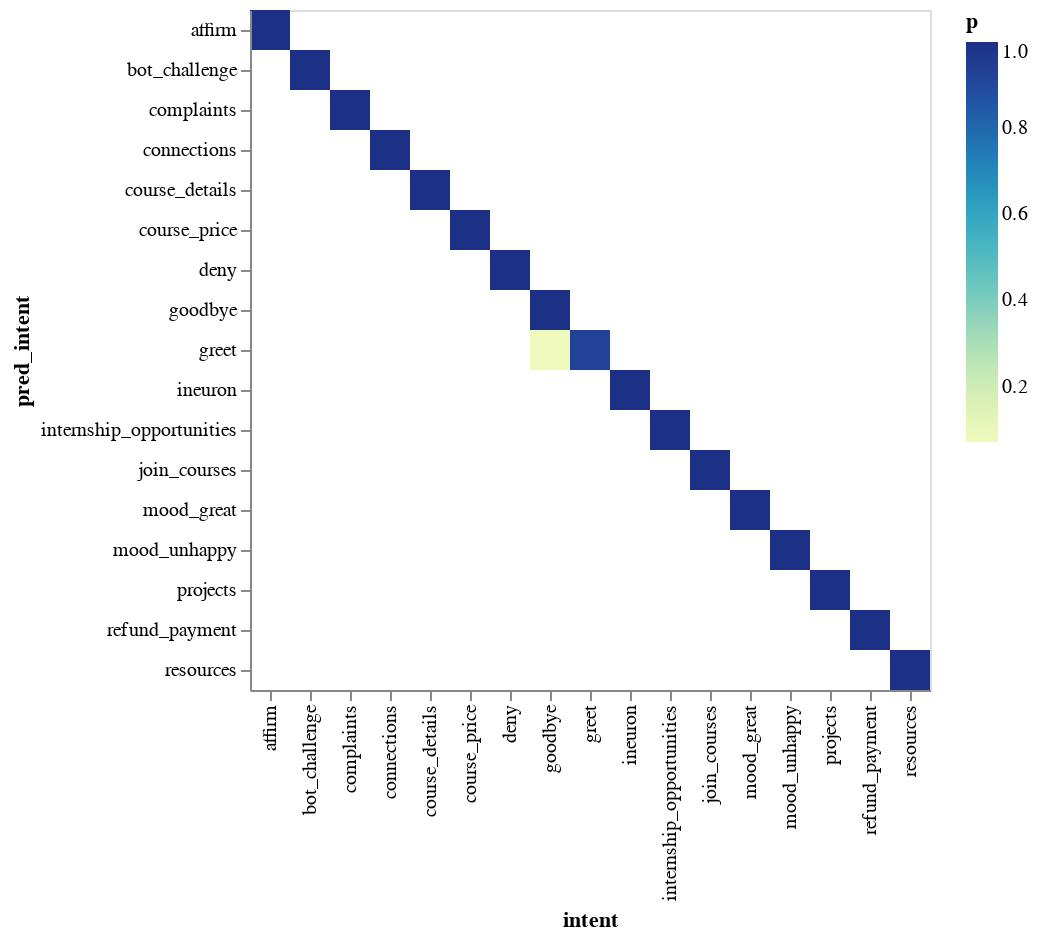

The notebook cell saved with this chart:
### Code cell
df_conf_mat = (df_intents
  .groupby(["intent", "pred_intent"])
  .agg(n_pred=("pred_confidence", "size"))
  .reset_index())

df_plot = df_conf_mat.merge(df_summary.reset_index()).assign(p=lambda d: d['n_pred']/d['n'])

alt.Chart(df_plot).mark_rect().encode(
  x='intent:O',
  y='pred_intent:O',
  color='p:Q'
)

### Figure 1 — Vega-Lite specification as saved in the notebook (floating-point values rounded to 4 significant figures)
{"config": {"view": {"continuousWidth": 400, "continuousHeight": 300}}, "data": {"name": "data-0d2821c48b5785635564ca0902a992d6"}, "mark": "rect", "encoding": {"color": {"field": "p", "type": "quantitative"}, "x": {"field": "intent", "type": "ordinal"}, "y": {"field": "pred_intent", "type": "ordinal"}}, "$schema": "https://vega.github.io/schema/vega-lite/v4.17.0.json", "datasets": {"data-0d2821c48b5785635564ca0902a992d6": [{"intent": "affirm", "pred_intent": "affirm", "n_pred": 6, "n": 6, "mean_conf": 0.9745, "p": 1.0}, {"intent": "bot_challenge", "pred_intent": "bot_challenge", "n_pred": 9, "n": 9, "mean_conf": 0.9983, "p": 1.0}, {"intent": "complaints", "pred_intent": "complaints", "n_pred": 44, "n": 44, "mean_conf": 1.0, "p": 1.0}, {"intent": "connections", "pred_intent": "connections", "n_pred": 27, "n": 27, "mean_conf": 0.9999, "p": 1.0}, {"intent": "course_details", "pred_intent": "course_details", "n_pred": 19, "n": 19, "mean_conf": 0.9985, "p": 1.0}, {"intent": "course_price", "pred_intent": "course_price", "n_pred": 11, "n": 11, "mean_conf": 0.9971, "p": 1.0}, {"intent": "deny", "pred_intent": "deny", "n_pred": 7, "n": 7, "mean_conf": 0.9968, "p": 1.0}, {"intent": "goodbye", "pred_intent": "goodbye", "n_pred": 10, "n": 10, "mean_conf": 0.9989, "p": 1.0}, {"intent": "goodbye", "pred_intent": "greet", "n_pred": 1, "n": 14, "mean_conf": 0.9719, "p": 0.07143}, {"intent": "greet", "pred_intent": "greet", "n_pred": 13, "n": 14, "mean_conf": 0.9719, "p": 0.9286}, {"intent": "ineuron", "pred_intent": "ineuron", "n_pred": 6, "n": 6, "mean_conf": 0.9954, "p": 1.0}, {"intent": "internship_opportunities", "pred_intent": "internship_opportunities", "n_pred": 15, "n": 15, "mean_conf": 1.0, "p": 1.0}, {"intent": "join_courses", "pred_intent": "join_courses", "n_pred": 30, "n": 30, "mean_conf": 1.0, "p": 1.0}, {"intent": "mood_great", "pred_intent": "mood_great", "n_pred": 14, "n": 14, "mean_conf": 0.9978, "p": 1.0}, {"intent": "mood_unhappy", "pred_intent": "mood_unhappy", "n_pred": 14, "n": 14, "mean_conf": 0.9944, "p": 1.0}, {"intent": "projects", "pred_intent": "projects", "n_pred": 33, "n": 33, "mean_conf": 0.9999, "p": 1.0}, {"intent": "refund_payment", "pred_intent": "refund_payment", "n_pred": 36, "n": 36, "mean_conf": 0.9998, "p": 1.0}, {"intent": "resources", "pred_intent": "resources", "n_pred": 48, "n": 48, "mean_conf": 0.9999, "p": 1.0}]}}
